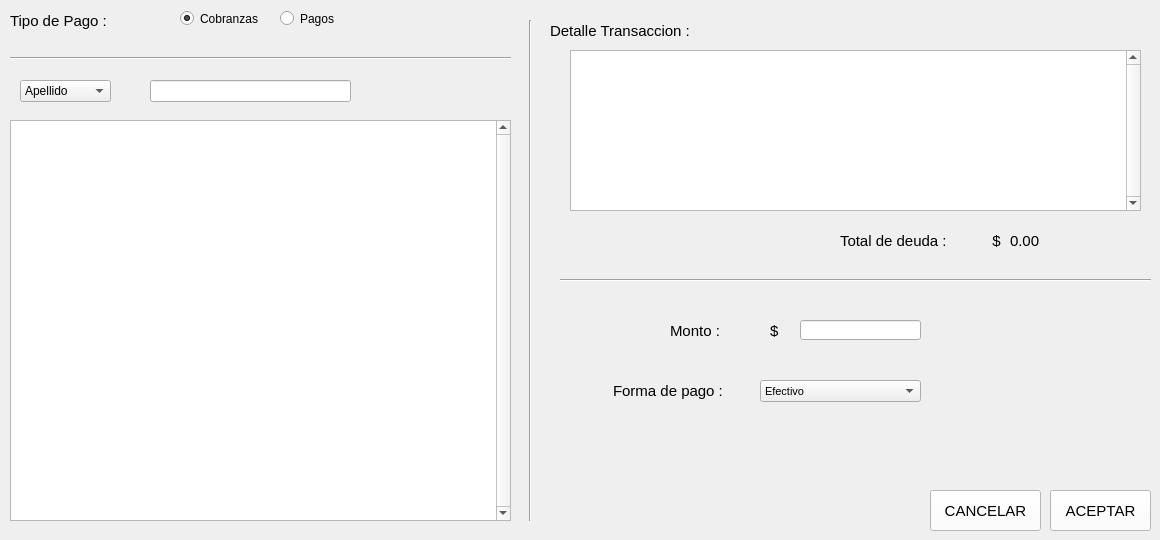
    <widget class="QWidget" name="tab_Pagos">
     <attribute name="icon">
      <iconset>
       <normaloff>../Img/pago.png</normaloff>../Img/pago.png</iconset>
     </attribute>
     <attribute name="title">
      <string>Pagos</string>
     </attribute>
     <widget class="QTableView" name="tvCuentaCorriente_pag">
      <property name="geometry">
       <rect>
        <x>10</x>
        <y>120</y>
        <width>501</width>
        <height>401</height>
       </rect>
      </property>
      <property name="styleSheet">
       <string notr="true">font: 9pt &quot;MS Shell Dlg 2&quot;;</string>
      </property>
      <property name="verticalScrollBarPolicy">
       <enum>Qt::ScrollBarAlwaysOn</enum>
      </property>
      <property name="horizontalScrollBarPolicy">
       <enum>Qt::ScrollBarAlwaysOff</enum>
      </property>
      <attribute name="verticalHeaderVisible">
       <bool>false</bool>
      </attribute>
      <attribute name="verticalHeaderHighlightSections">
       <bool>false</bool>
      </attribute>
     </widget>
     <widget class="QTableView" name="tvDetalleTransaccion_pag">
      <property name="geometry">
       <rect>
        <x>570</x>
        <y>50</y>
        <width>571</width>
        <height>161</height>
       </rect>
      </property>
      <property name="styleSheet">
       <string notr="true">font: 9pt &quot;MS Shell Dlg 2&quot;;</string>
      </property>
      <property name="verticalScrollBarPolicy">
       <enum>Qt::ScrollBarAlwaysOn</enum>
      </property>
      <property name="horizontalScrollBarPolicy">
       <enum>Qt::ScrollBarAlwaysOff</enum>
      </property>
      <attribute name="verticalHeaderVisible">
       <bool>false</bool>
      </attribute>
      <attribute name="verticalHeaderHighlightSections">
       <bool>false</bool>
      </attribute>
     </widget>
     <widget class="QPushButton" name="btnAceptar_pag">
      <property name="geometry">
       <rect>
        <x>1050</x>
        <y>490</y>
        <width>101</width>
        <height>41</height>
       </rect>
      </property>
      <property name="font">
       <font>
        <family>Segoe UI</family>
        <pointsize>11</pointsize>
        <weight>9</weight>
        <italic>false</italic>
        <bold>false</bold>
       </font>
      </property>
      <property name="styleSheet">
       <string notr="true">background-color: rgb(255, 255, 255);</string>
      </property>
      <property name="text">
       <string>ACEPTAR</string>
      </property>
      <property name="icon">
       <iconset>
        <normaloff>../Img/Accept32.png</normaloff>../Img/Accept32.png</iconset>
      </property>
      <property name="iconSize">
       <size>
        <width>20</width>
        <height>20</height>
       </size>
      </property>
     </widget>
     <widget class="QPushButton" name="btnCancelar_pag">
      <property name="geometry">
       <rect>
        <x>930</x>
        <y>490</y>
        <width>111</width>
        <height>41</height>
       </rect>
      </property>
      <property name="font">
       <font>
        <family>Segoe UI</family>
        <pointsize>11</pointsize>
        <weight>9</weight>
        <italic>false</italic>
        <bold>false</bold>
       </font>
      </property>
      <property name="styleSheet">
       <string notr="true">background-color: rgb(255, 255, 255);</string>
      </property>
      <property name="text">
       <string>CANCELAR</string>
      </property>
      <property name="icon">
       <iconset>
        <normaloff>../Img/cancelar.png</normaloff>../Img/cancelar.png</iconset>
      </property>
      <property name="iconSize">
       <size>
        <width>20</width>
        <height>20</height>
       </size>
      </property>
     </widget>
     <widget class="QLineEdit" name="txtFilterPagos_pag">
      <property name="geometry">
       <rect>
        <x>150</x>
        <y>80</y>
        <width>201</width>
        <height>22</height>
       </rect>
      </property>
      <property name="font">
       <font>
        <family>MS Shell Dlg 2</family>
        <pointsize>9</pointsize>
        <weight>50</weight>
        <italic>false</italic>
        <bold>false</bold>
       </font>
      </property>
      <property name="styleSheet">
       <string notr="true">font: 9pt &quot;MS Shell Dlg 2&quot;;</string>
      </property>
     </widget>
     <widget class="QComboBox" name="cbFilterCliente_pag">
      <property name="geometry">
       <rect>
        <x>20</x>
        <y>80</y>
        <width>91</width>
        <height>22</height>
       </rect>
      </property>
      <property name="font">
       <font>
        <family>MS Shell Dlg 2</family>
        <pointsize>9</pointsize>
        <weight>50</weight>
        <italic>false</italic>
        <bold>false</bold>
       </font>
      </property>
      <property name="styleSheet">
       <string notr="true">font: 9pt &quot;MS Shell Dlg 2&quot;;</string>
      </property>
      <item>
       <property name="text">
        <string>Apellido</string>
       </property>
      </item>
      <item>
       <property name="text">
        <string>Nombre</string>
       </property>
      </item>
     </widget>
     <widget class="QLabel" name="label1_pag">
      <property name="geometry">
       <rect>
        <x>670</x>
        <y>320</y>
        <width>71</width>
        <height>21</height>
       </rect>
      </property>
      <property name="font">
       <font>
        <family>Segoe UI</family>
        <pointsize>11</pointsize>
        <weight>9</weight>
        <italic>false</italic>
        <bold>false</bold>
       </font>
      </property>
      <property name="text">
       <string>Monto :</string>
      </property>
     </widget>
     <widget class="QLabel" name="label4_pag">
      <property name="geometry">
       <rect>
        <x>550</x>
        <y>20</y>
        <width>151</width>
        <height>21</height>
       </rect>
      </property>
      <property name="font">
       <font>
        <family>Segoe UI</family>
        <pointsize>11</pointsize>
        <weight>9</weight>
        <italic>false</italic>
        <bold>false</bold>
       </font>
      </property>
      <property name="text">
       <string>Detalle Transaccion :</string>
      </property>
     </widget>
     <widget class="QLabel" name="label3_pag">
      <property name="geometry">
       <rect>
        <x>613</x>
        <y>380</y>
        <width>121</width>
        <height>21</height>
       </rect>
      </property>
      <property name="font">
       <font>
        <family>Segoe UI</family>
        <pointsize>11</pointsize>
        <weight>9</weight>
        <italic>false</italic>
        <bold>false</bold>
       </font>
      </property>
      <property name="text">
       <string>Forma de pago : </string>
      </property>
     </widget>
     <widget class="QLineEdit" name="txtMonto_pag">
      <property name="geometry">
       <rect>
        <x>800</x>
        <y>320</y>
        <width>121</width>
        <height>20</height>
       </rect>
      </property>
      <property name="font">
       <font>
        <family>MS Shell Dlg 2</family>
        <pointsize>9</pointsize>
        <weight>50</weight>
        <italic>false</italic>
        <bold>false</bold>
       </font>
      </property>
      <property name="styleSheet">
       <string notr="true">font: 9pt &quot;MS Shell Dlg 2&quot;;</string>
      </property>
     </widget>
     <widget class="QComboBox" name="cbFormaPago_pag">
      <property name="geometry">
       <rect>
        <x>760</x>
        <y>380</y>
        <width>161</width>
        <height>22</height>
       </rect>
      </property>
      <property name="font">
       <font>
        <family>MS Shell Dlg 2</family>
        <pointsize>8</pointsize>
        <weight>50</weight>
        <italic>false</italic>
        <bold>false</bold>
       </font>
      </property>
      <property name="styleSheet">
       <string notr="true">font: 8pt &quot;MS Shell Dlg 2&quot;;</string>
      </property>
      <item>
       <property name="text">
        <string>Efectivo</string>
       </property>
      </item>
      <item>
       <property name="text">
        <string>Tarjeta</string>
       </property>
      </item>
      <item>
       <property name="text">
        <string>Cheque</string>
       </property>
      </item>
     </widget>
     <widget class="QLabel" name="label2_pag">
      <property name="geometry">
       <rect>
        <x>770</x>
        <y>320</y>
        <width>16</width>
        <height>21</height>
       </rect>
      </property>
      <property name="font">
       <font>
        <family>Segoe UI</family>
        <pointsize>11</pointsize>
        <weight>9</weight>
        <italic>false</italic>
        <bold>false</bold>
       </font>
      </property>
      <property name="text">
       <string>$</string>
      </property>
     </widget>
     <widget class="Line" name="line1_pag">
      <property name="geometry">
       <rect>
        <x>520</x>
        <y>20</y>
        <width>21</width>
        <height>501</height>
       </rect>
      </property>
      <property name="layoutDirection">
       <enum>Qt::RightToLeft</enum>
      </property>
      <property name="frameShadow">
       <enum>QFrame::Sunken</enum>
      </property>
      <property name="lineWidth">
       <number>1</number>
      </property>
      <property name="midLineWidth">
       <number>0</number>
      </property>
      <property name="orientation">
       <enum>Qt::Vertical</enum>
      </property>
     </widget>
     <widget class="QLabel" name="label_5">
      <property name="geometry">
       <rect>
        <x>130</x>
        <y>80</y>
        <width>21</width>
        <height>16</height>
       </rect>
      </property>
      <property name="font">
       <font>
        <family>Segoe UI</family>
        <pointsize>11</pointsize>
        <weight>9</weight>
        <italic>false</italic>
        <bold>false</bold>
       </font>
      </property>
      <property name="text">
       <string>&lt;html&gt;
&lt;head/&gt;
&lt;body&gt;
&lt;IMG SRC=&quot;../Img/buscar.png&quot; width=&quot;16&quot; height=&quot;16&quot;&gt;
&lt;/body&gt;
&lt;/html&gt;</string>
      </property>
     </widget>
     <widget class="QLabel" name="label3_pag_2">
      <property name="geometry">
       <rect>
        <x>840</x>
        <y>230</y>
        <width>171</width>
        <height>21</height>
       </rect>
      </property>
      <property name="font">
       <font>
        <family>Segoe UI</family>
        <pointsize>11</pointsize>
        <weight>9</weight>
        <italic>false</italic>
        <bold>false</bold>
       </font>
      </property>
      <property name="text">
       <string>Total de deuda :           $</string>
      </property>
     </widget>
     <widget class="QLabel" name="lblTotalDeuda_pag">
      <property name="geometry">
       <rect>
        <x>1010</x>
        <y>230</y>
        <width>111</width>
        <height>21</height>
       </rect>
      </property>
      <property name="font">
       <font>
        <family>Segoe UI</family>
        <pointsize>11</pointsize>
        <weight>9</weight>
        <italic>false</italic>
        <bold>false</bold>
       </font>
      </property>
      <property name="text">
       <string>0.00</string>
      </property>
     </widget>
     <widget class="Line" name="line">
      <property name="geometry">
       <rect>
        <x>560</x>
        <y>270</y>
        <width>591</width>
        <height>21</height>
       </rect>
      </property>
      <property name="orientation">
       <enum>Qt::Horizontal</enum>
      </property>
     </widget>
     <widget class="QRadioButton" name="rbCobranza_pag">
      <property name="geometry">
       <rect>
        <x>180</x>
        <y>10</y>
        <width>81</width>
        <height>17</height>
       </rect>
      </property>
      <property name="font">
       <font>
        <family>MS Shell Dlg 2</family>
        <pointsize>9</pointsize>
        <weight>50</weight>
        <italic>false</italic>
        <bold>false</bold>
       </font>
      </property>
      <property name="styleSheet">
       <string notr="true">font: 9pt &quot;MS Shell Dlg 2&quot;;</string>
      </property>
      <property name="text">
       <string>Cobranzas</string>
      </property>
      <property name="checked">
       <bool>true</bool>
      </property>
     </widget>
     <widget class="QRadioButton" name="rbPago_pag">
      <property name="geometry">
       <rect>
        <x>280</x>
        <y>10</y>
        <width>81</width>
        <height>17</height>
       </rect>
      </property>
      <property name="font">
       <font>
        <family>MS Shell Dlg 2</family>
        <pointsize>9</pointsize>
        <weight>50</weight>
        <italic>false</italic>
        <bold>false</bold>
       </font>
      </property>
      <property name="styleSheet">
       <string notr="true">font: 9pt &quot;MS Shell Dlg 2&quot;;</string>
      </property>
      <property name="text">
       <string>Pagos</string>
      </property>
     </widget>
     <widget class="QLabel" name="label1_t_2">
      <property name="geometry">
       <rect>
        <x>10</x>
        <y>10</y>
        <width>181</width>
        <height>21</height>
       </rect>
      </property>
      <property name="font">
       <font>
        <family>Segoe UI</family>
        <pointsize>11</pointsize>
        <weight>9</weight>
        <italic>false</italic>
        <bold>false</bold>
       </font>
      </property>
      <property name="text">
       <string>Tipo de Pago : </string>
      </property>
     </widget>
     <widget class="Line" name="line_2">
      <property name="geometry">
       <rect>
        <x>10</x>
        <y>50</y>
        <width>501</width>
        <height>16</height>
       </rect>
      </property>
      <property name="orientation">
       <enum>Qt::Horizontal</enum>
      </property>
     </widget>
    </widget>
